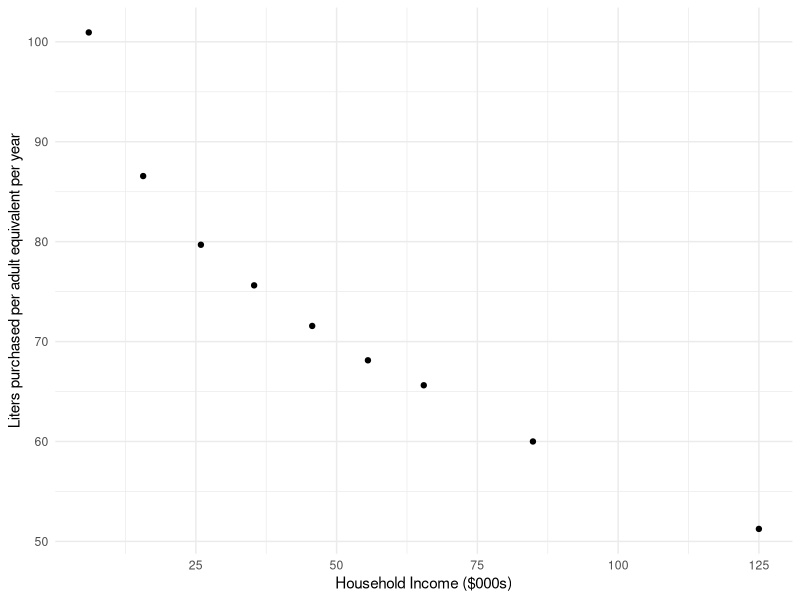

Recreate this plot in R.
library(ggplot2)
library(readr)

homescan_sugar_bev <- read_csv("indmarketdemand/homescan_sugar_bev.csv")
head(homescan_sugar_bev)

sug_bev <- ggplot(homescan_sugar_bev, aes(x = X, y = Y)) +
          geom_point() + 
          labs(x = "Household Income ($000s)", 
               y = "Liters purchased per adult equivalent per year") + 
          theme_minimal()

ggsave("indmarketdemand/homescan_sugar_bev.pdf", width = 9, height = 7)
